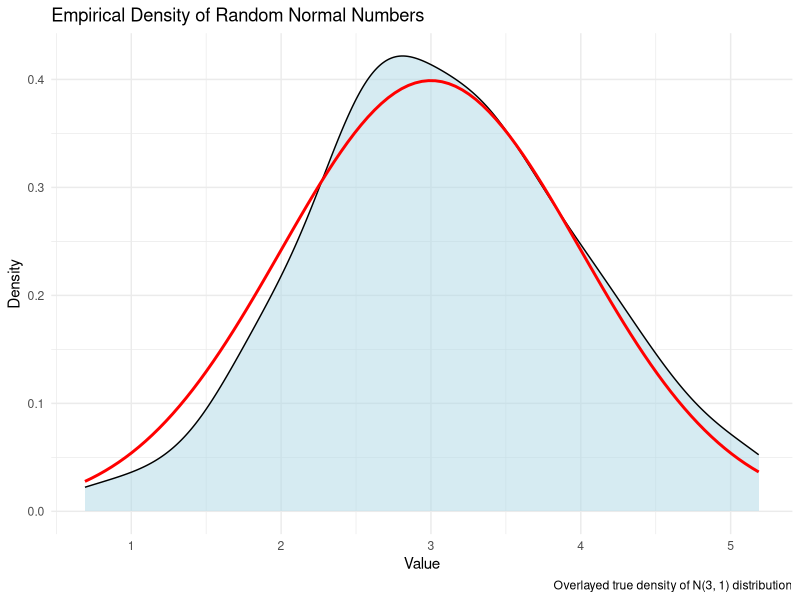

Recreate this plot in R. (Note: this script raises an error after producing the figure.)
## ---- chunk 1
# Load necessary library  
library(ggplot2)  

# Set seed for reproducibility  
set.seed(123)  

# Step 1: Generate 100 random numbers from N(3, 1)  
random_numbers <- rnorm(100, mean = 3, sd = 1)  

# Step 2: Create a data frame for ggplot  
data <- data.frame(value = random_numbers)  

# Step 3: Plot the empirical density and overlay the true density  
ggplot(data, aes(x = value)) +  
  geom_density(fill = "lightblue", alpha = 0.5) +  # Empirical density  
  stat_function(fun = dnorm, args = list(mean = 3, sd = 1),   
                color = "red", size = 1) +  # True density  
  labs(title = "Empirical Density of Random Normal Numbers",  
       x = "Value",  
       y = "Density",  
       caption = "Overlayed true density of N(3, 1) distribution") +  
  theme_minimal()  # Use a minimal theme
## ---- chunk 2
# Load required libraries  
if (!requireNamespace("palmerpenguins", quietly = TRUE)) {  
  install.packages("palmerpenguins")  
}  
if (!requireNamespace("dplyr", quietly = TRUE)) {  
  install.packages("dplyr")  
}  
if (!requireNamespace("knitr", quietly = TRUE)) {  
  install.packages("knitr")  
}  

library(palmerpenguins)  
library(dplyr)  
library(knitr)  

# Step 1: Load the penguins dataset  
data("penguins")  

# Step 2: Create a two-way frequency table  
frequency_table <- table(penguins$species, penguins$island)  

# Step 3: Format the table using kable for better display  
kable(frequency_table,   
      col.names = c("Species / Island", "Dream", "Torgersen", "Biscoe"),   
      caption = "Two-Way Frequency Table of Penguin Species by Island Location",  
      align = 'c',  
      format.args = list(big.mark = ",")) |> 
  kable_styling(full_width = FALSE, position = "center")
